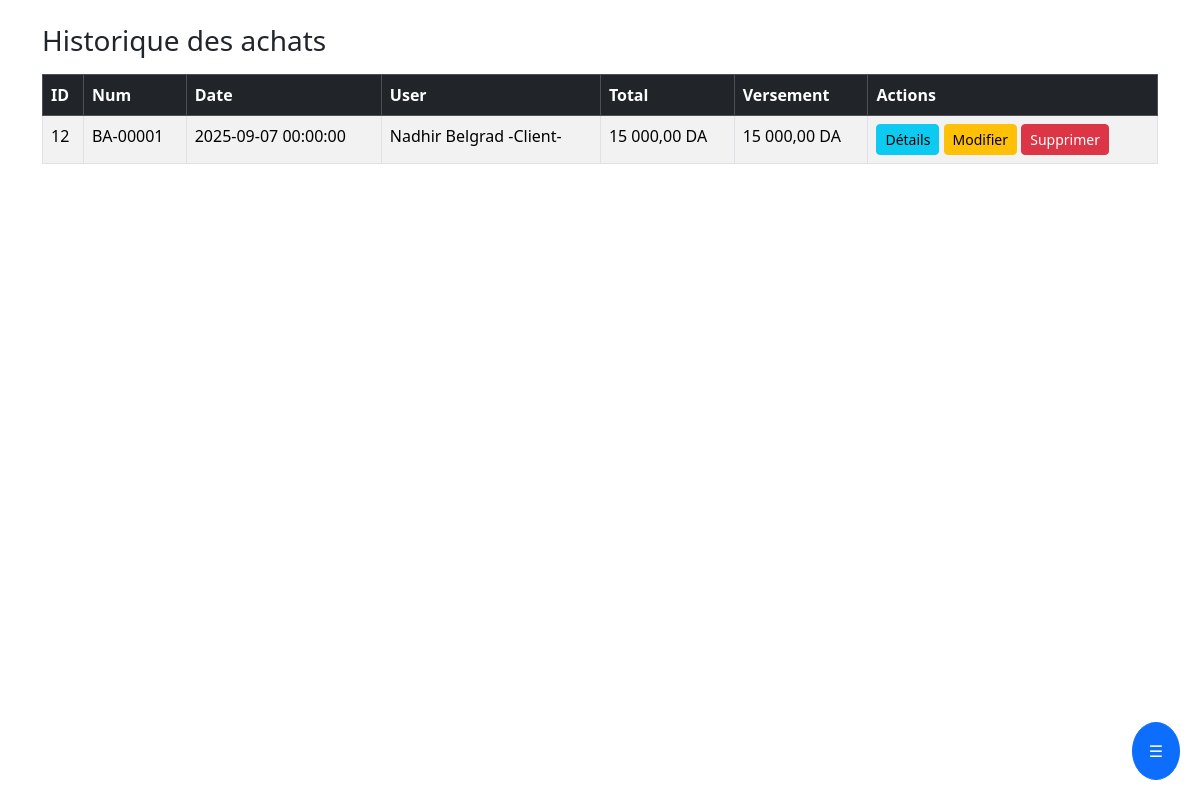
Page /achats_historique.php (signed in) on the committed database.
### tables this page shows
CREATE TABLE `achats` (
  `id` int(11) NOT NULL,
  `num_achat` varchar(20) NOT NULL,
  `date` datetime DEFAULT current_timestamp(),
  `id_user` int(11) NOT NULL,
  `versement` decimal(10,2) DEFAULT 0.00
);

CREATE TABLE `users` (
  `id` int(11) NOT NULL,
  `username` varchar(100) NOT NULL,
  `password` varchar(255) NOT NULL,
  `rank` varchar(50) NOT NULL,
  `telephone` varchar(50) NOT NULL
);

### achats_historique.php (the view, shortened to what this page needs)
<?php
include "includes/db.php";
include "includes/header.php";
include "includes/sidebar.php";
$sql = "SELECT a.id, a.num_achat, a.date, a.versement, u.username,
               COALESCE(SUM(ad.prix_achat * ad.quantite), 0) AS total
        FROM achats a
        LEFT JOIN users u ON a.id_user = u.id
        LEFT JOIN achats_details ad ON a.id = ad.id_achat
        GROUP BY a.id, a.num_achat, a.date, a.versement, u.username
        ORDER BY a.id DESC";
$stmt = $conn->prepare($sql);
$stmt->execute();
$achats = $stmt->fetchAll(PDO::FETCH_ASSOC);
?>
<div class="container mt-4">
    <h3 class="mb-3">Historique des achats</h3>
    <table class="table table-bordered table-striped">
        <thead class="table-dark">
            <tr>
                <th>ID</th>
                <th>Num</th>
                <th>Date</th>
                <th>User</th>
                <th>Total</th>
                <th>Versement</th>
                <th>Actions</th>
            </tr>
        </thead>
        <tbody>
            <?php if (!empty($achats)) : ?>
                <?php foreach ($achats as $achat) : ?>
                    <tr>
                        <td><?= htmlspecialchars($achat['id']) ?></td>
                        <td><?= htmlspecialchars($achat['num_achat']) ?></td>
                        <td><?= htmlspecialchars($achat['date']) ?></td>
                        <td><?= htmlspecialchars($achat['username'] ?? "Inconnu") ?></td>
                        <td><?= number_format($achat['total'], 2, ',', ' ') ?> DA</td>
                        <td><?= number_format($achat['versement'], 2, ',', ' ') ?> DA</td>
                        <td>
                            <a href="achat_details.php?id=<?= urlencode($achat['id']) ?>"
                               class="btn btn-info btn-sm">
                                <span class="d-none d-sm-inline">
                                    <i class="glyphicon glyphicon-list"></i> Détails
                                </span>
                            </a>
                            <a href="edit_achat.php?id=<?= urlencode($achat['id']) ?>"
                               class="btn btn-warning btn-sm">
                                <span class="d-none d-sm-inline">
                                    <i class="glyphicon glyphicon-edit"></i> Modifier
                                </span>
                            </a>
                            <a href="achat_delete.php?id=<?= urlencode($achat['id']) ?>"
                               class="btn btn-danger btn-sm"
                               onclick="return confirm('Voulez-vous vraiment supprimer cet achat ?');">
                                <span class="d-none d-sm-inline">
                                    <i class="glyphicon glyphicon-trash"></i> Supprimer
                                </span>
                            </a>
                        </td>
                    </tr>
                <?php endforeach; ?>
            <?php else : ?>
                <tr>
                    <td colspan="7" class="text-center">Aucun achat trouvé.</td>
                </tr>
            <?php endif; ?>
        </tbody>
    </table>
</div>

### rows in the picture
achats: id "12", num_achat "BA-00001", date "2025-09-07 00:00:00", id_user.username "Nadhir Belgrad -Client-", total "15 000,00", versement "15 000,00"
